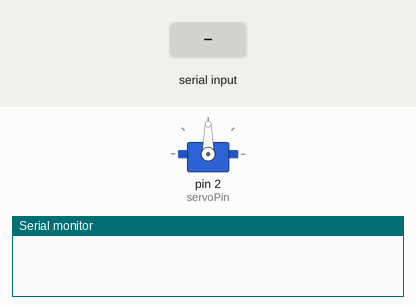
Bench run of a sketch on a simulated Arduino Uno, built with avr-gcc and run on an emulated ATmega328P. On the bench: servo, the last lines printed to the serial monitor. The test bench sets the inputs (shaded band).

Above: at 1.2 s.
1.3 s: "1" received over Serial
At 2.35 s:
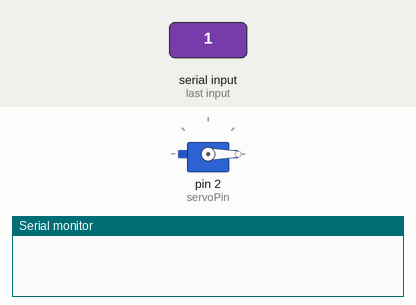
At 3.8 s:
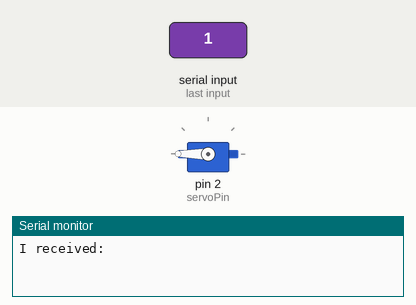
Timing chart, 0 to 5.3 s (numbered marks = the images above; inputs shaded):
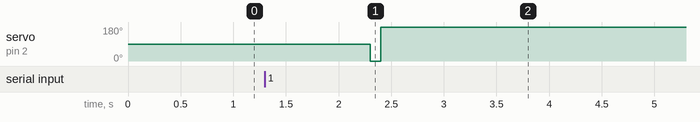

The sketch:

SpeechToTextSerial.ino
```cpp
#include <Servo.h>
Servo servo1;

String Left = "Left";
String Right = "Right";
String command = " ";
const byte servoPin = 2;
const byte LeftPosition = 0;
const byte CenterPosition = 90;
const byte RightPosition = 180;


void setup() {
  // Initialise the serial port
  Serial.begin(9600);
  servo1.attach(servoPin);
  servo1.write(CenterPosition);
}

void loop() {

  // If there is incoming data
  if (Serial.available() > 0) {

    command = Serial.readString();
    if(command.compareTo(Left)){
       servo1.write(LeftPosition);
       delay(100);  // Give it time to arrive
     }
      if(command.compareTo(Right)){
       servo1.write(RightPosition);
       delay(100);  // Give it time to arrive
     }


    // Write the data to the serial port
    Serial.println("I received: " + Serial.readString());

  }
  }
```

Measured:
- after the input at 1.3 s, servo on pin 2 (servoPin): 90° → 0° after 1.0 s, → 180° 0.10 s later
